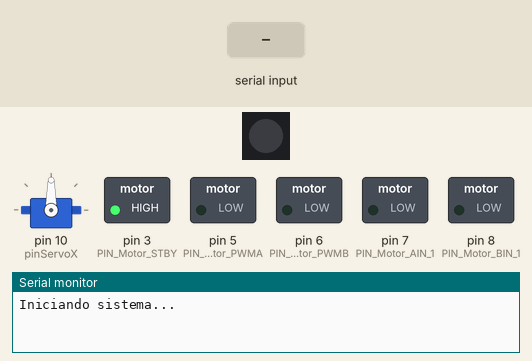
Recording of a sketch running on a simulated Arduino Uno, built with avr-gcc and run on an emulated ATmega328P. On the bench: servo, 1 RGB LEDs in strip order, left to right, switched loads named in the sketch (green lamp = pin HIGH), the last lines printed to the serial monitor. The inputs (shaded band) are chosen by the test bench. Dim RGB values are drawn brighter than linear.

Above: at 2.2 s.
2.3 s: "U\n" received over Serial
At 3.2 s:
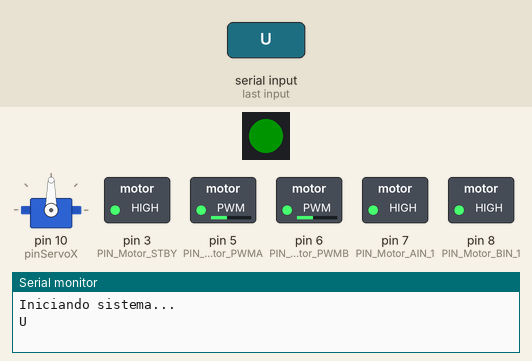
3.8 s: "D\n" received over Serial
At 4.4 s:
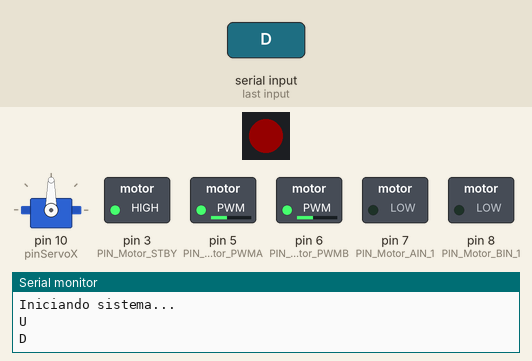
5.3 s: "L\n" received over Serial
At 6.5 s:
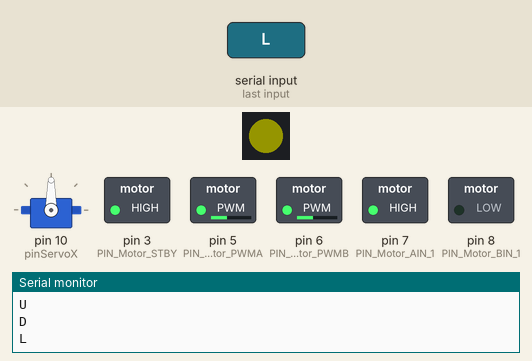
6.8 s: "R\n" received over Serial
At 7.9 s:
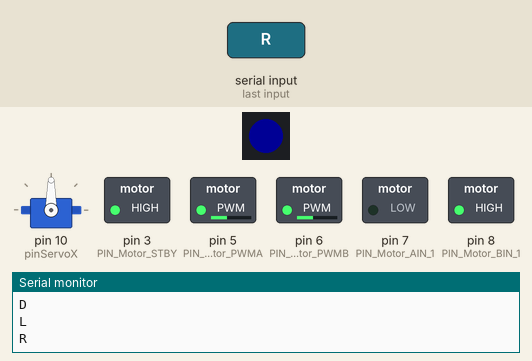
8.3 s: "rojo\n" received over Serial
At 9.1 s:
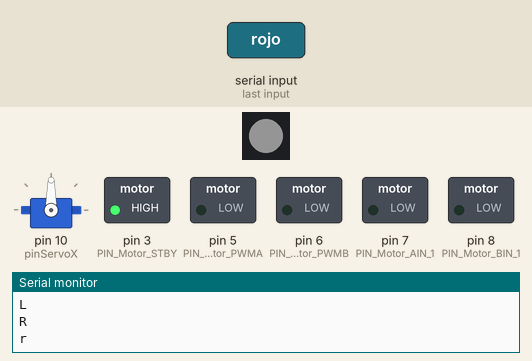
Timing chart, 0 to 10.8 s (numbered marks = the images above; inputs shaded):
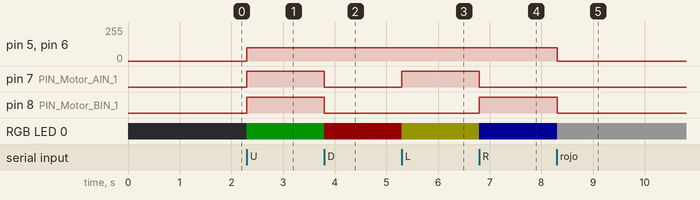

The sketch:

arduino_code.ino
```cpp
#include "FastLED.h"
#include <ArduinoJson.h>
#include <Servo.h>

//--------LED----------
#define PIN_RBGLED 4
#define NUM_LEDS 1
CRGB leds[NUM_LEDS];
int r = 0, g = 0, b = 0;
//--------------------

// Constantes para motores
#define FORWARD 100
#define GIRO 100

//-------Motor------------------
#define PIN_Motor_STBY 3
#define PIN_Motor_AIN_1 7
#define PIN_Motor_PWMA 5
#define PIN_Motor_BIN_1 8
#define PIN_Motor_PWMB 6

//--------Servo----------------
Servo servoX; // Servo horizontal
const int pinServoX = 10; // Pin del servo conectado
int currentServoAngle = 90; // Ángulo inicial del servo
const int servoStepSize = 1; // Tamaño del paso para el servo
const int servoStepDelay = 15; // Retardo entre pasos del servo (ms)

// Función para configurar el color del LED
uint32_t Color(uint8_t r, uint8_t g, uint8_t b) {
  return (((uint32_t)r << 16) | ((uint32_t)g << 8) | b);
}

void led(String color) {
  if (color == "rojo") {
    r = 255; g = 0; b = 0;
  } else if (color == "verde") {
    r = 0; g = 255; b = 0;
  } else if (color == "amarillo") {
    r = 255; g = 255; b = 0;
  } else if (color == "azul") {
    r = 0; g = 0; b = 255;
  } else if (color == "blanco") {
    r = 255; g = 255; b = 255;
  } else {
    r = 0; g = 0; b = 0; // Apagar LED
  }
  FastLED.showColor(Color(r, g, b));
}

// Función para controlar los motores
void motorControl(bool motorAForward, int speedA, bool motorBForward, int speedB) {
  digitalWrite(PIN_Motor_AIN_1, motorAForward ? HIGH : LOW);
  analogWrite(PIN_Motor_PWMA, speedA);
  digitalWrite(PIN_Motor_BIN_1, motorBForward ? HIGH : LOW);
  analogWrite(PIN_Motor_PWMB, speedB);
}

void forward(int vel) {
  led("verde");
  motorControl(true, vel, true, vel);
}

void turnLeft(int vel) {
  led("amarillo");
  motorControl(true, vel, false, vel);
}

void turnRight(int vel) {
  led("azul");
  motorControl(false, vel, true, vel);
}

void back(int vel) {
  led("rojo");
  motorControl(false, vel, false, vel);
}

void stop_motors() {
  motorControl(false, 0, false, 0);
  led("blanco"); // LED blanco para indicar stop
}

void moveServoTowards(int targetAngle) {
  while (currentServoAngle != targetAngle) {
    if (currentServoAngle < targetAngle) {
      currentServoAngle++;
    } else if (currentServoAngle > targetAngle) {
      currentServoAngle--;
    }
    servoX.write(currentServoAngle);
    delay(servoStepDelay);
  }
}

void setup() {
  Serial.begin(9600);   // Comunicación serial para el monitor
  delay(1000);
  Serial.println("Iniciando sistema...");

  // Configuración motores
  pinMode(PIN_Motor_STBY, OUTPUT);
  pinMode(PIN_Motor_AIN_1, OUTPUT);
  pinMode(PIN_Motor_PWMA, OUTPUT);
  pinMode(PIN_Motor_BIN_1, OUTPUT);
  pinMode(PIN_Motor_PWMB, OUTPUT);
  digitalWrite(PIN_Motor_STBY, HIGH);

  // Configuración LED
  FastLED.addLeds<NEOPIXEL, PIN_RBGLED>(leds, NUM_LEDS);
  FastLED.setBrightness(20);

  // Configuración del servo
  servoX.attach(pinServoX);
  servoX.write(currentServoAngle);
}

void loop() {
  if (Serial.available()) {
    String input = Serial.readStringUntil('\n'); // Leer datos del serial
    input.trim(); // Eliminar espacios y caracteres extra

    // Parsear el JSON si está presente
    StaticJsonDocument<200> doc;
    DeserializationError error = deserializeJson(doc, input);

    if (!error) {
      if (doc.containsKey("class") && doc["class"] == "person" && doc["confidence"] >= 0.8) {
        int centerX = doc["center"]["x"];
        int centerY = doc["center"]["y"];
        int servoTarget = doc["servo_target"]; // Leer el ángulo objetivo para el servo

        Serial.print("Persona detectada en - X: ");
        Serial.print(centerX);
        Serial.print(", Y: ");
        Serial.println(centerY);

        // Ajustar servo hacia el objetivo
        moveServoTowards(servoTarget);

        // Control de motores según la posición
        if (centerX < 400) {
          turnLeft(GIRO);
        } else if (centerX > 1000) {
          turnRight(GIRO);
        } else if (centerY < 500) {
          forward(FORWARD);
        } else {
          stop_motors();
        }
      } else {
        stop_motors();
      }
    } else {
      // Manejo de datos simples (no JSON)
      char direction = input.charAt(0);
      switch (direction) {
      case 'U':
        forward(FORWARD);
        break;
      case 'D':
        back(FORWARD);
        break;
      case 'L':
        turnLeft(FORWARD);
        break;
      case 'R':
        turnRight(FORWARD);
        break;
      default:
        stop_motors();
        break;
      }
      Serial.println(direction);
    }
  }
}
```

Measured:
- after the input at 2.3 s, pin 5 (PIN_Motor_PWMA), pin 6 (PIN_Motor_PWMB): 0/255 → 100/255 at once; pin 7 (PIN_Motor_AIN_1), pin 8 (PIN_Motor_BIN_1): LOW → HIGH at once; RGB LED 0: off → RGB(0, 20, 0) at once
- after the input at 3.8 s, pin 7 (PIN_Motor_AIN_1), pin 8 (PIN_Motor_BIN_1): HIGH → LOW at once; RGB LED 0: RGB(0, 20, 0) → RGB(20, 0, 0) at once
- after the input at 5.3 s, pin 7 (PIN_Motor_AIN_1): LOW → HIGH at once; RGB LED 0: RGB(20, 0, 0) → RGB(20, 20, 0) at once
- after the input at 6.8 s, pin 7 (PIN_Motor_AIN_1): HIGH → LOW at once; pin 8 (PIN_Motor_BIN_1): LOW → HIGH at once; RGB LED 0: RGB(20, 20, 0) → RGB(0, 0, 20) at once
- after the input at 8.3 s, pin 5 (PIN_Motor_PWMA), pin 6 (PIN_Motor_PWMB): 100/255 → 0/255 at once; pin 8 (PIN_Motor_BIN_1): HIGH → LOW at once; RGB LED 0: RGB(0, 0, 20) → RGB(20, 20, 20) at once
